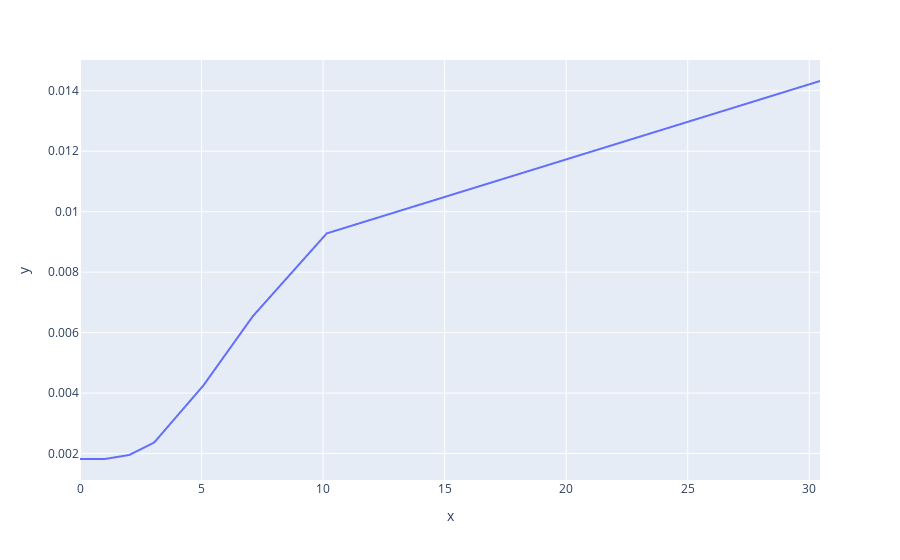

The code cell stored with this chart in its notebook:
### Code cell
# Keep track of obersvables used in quantlib pricings
ql_env = {}

# Create discount curve from SOFR OIS rates
index = ql.Sofr()
settlement_days = 2

ois_helpers = ql.RateHelperVector()

cal = ql.BespokeCalendar("my-cal")
cal.addWeekend(ql.Saturday)
cal.addWeekend(ql.Sunday)

for tenor, quote in rates.iloc[0].items():
    q = ql.SimpleQuote(quote)
    ql_env[tenor] = q
    ois_helpers.append(
        ql.OISRateHelper(
            settlement_days,
            ql.Period(tenor),
            ql.QuoteHandle(q),
            index,
            paymentFrequency=ql.Annual,
        )
    )

sofr_curve = ql.PiecewiseLinearZero(
    0,
    cal,
    ois_helpers,
    ql.Actual360(),
)

discount_curve = ql.RelinkableYieldTermStructureHandle(sofr_curve)

times = np.linspace(0.0, discount_curve.maxTime(), 2500)
px.line(x=times, y=[discount_curve.zeroRate(t, ql.Continuous).rate() for t in times])

### Figure 1 — Plotly figure (JSON) as saved in the notebook; plotly's stock layout.template omitted (floating-point values rounded to 4 significant figures; data arrays with more than 128 entries replaced by an {"elided": "..."} marker saying what was removed)
{"data": [{"hovertemplate": "x=%{x}<br>y=%{y}<extra></extra>", "legendgroup": "", "line": {"color": "#636efa", "dash": "solid"}, "marker": {"symbol": "circle"}, "mode": "lines", "name": "", "showlegend": false, "type": "scattergl", "x": {"elided": "2500 float values"}, "xaxis": "x", "y": {"elided": "2500 float values"}, "yaxis": "y"}], "layout": {"legend": {"tracegroupgap": 0}, "margin": {"t": 60}, "xaxis": {"anchor": "y", "domain": [0, 1], "title": {"text": "x"}}, "yaxis": {"anchor": "x", "domain": [0, 1], "title": {"text": "y"}}}}
